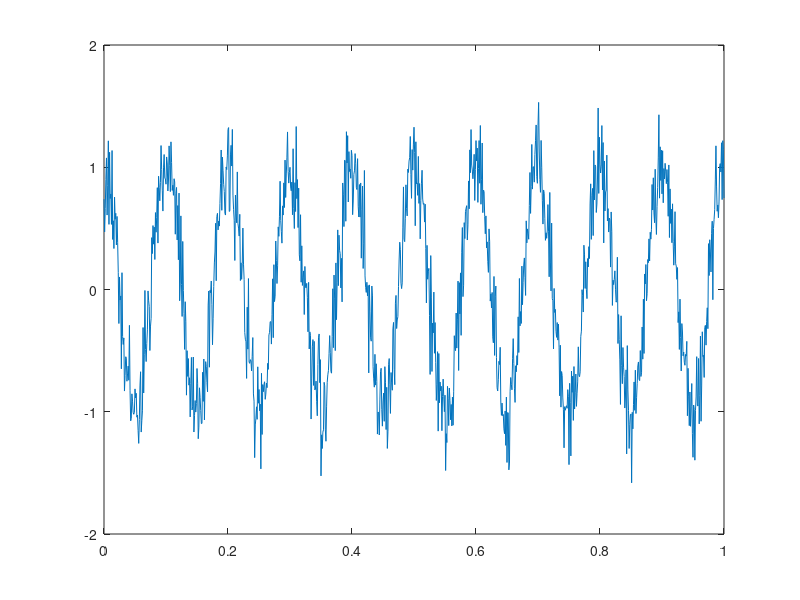
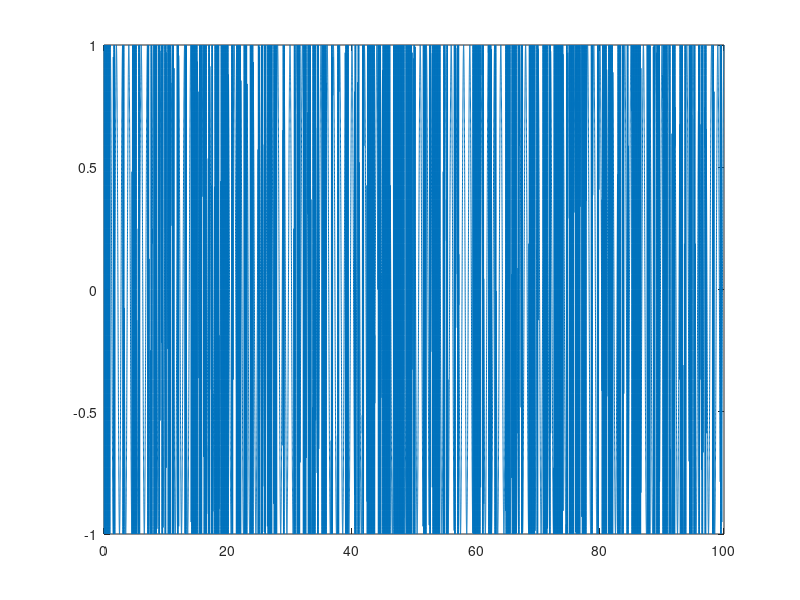
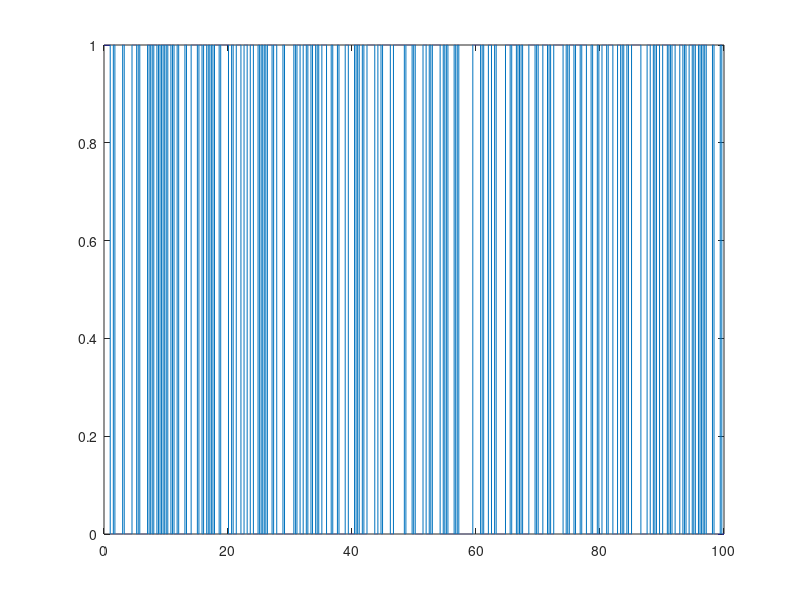

Write MATLAB code to recreate these figures, in order. (Note: this script raises an error after producing the figures.)
% Establish Fs
Fs = 1000;

% Define Sampling Period
T = 1/Fs;

% Define Length of Signal in time (ms)
L = 100000; % Same as 1 second

% Number of samples per sine_wave
number_of_samples = 360;

% Create time array for symbols with sampling period
t = (0:L-1)*T;

% Binary signal
binary_signal = zeros(1,length(t));

% Output Y signal
y = zeros(1,length(t));

% Generate first random value
%rand_value = randi([0 1]);
rand_value = 1;

% Assign first random value to binary signal
binary_signal(1,1) = rand_value;

% FSK Center Frequencies
Fc1 = 1;
Fc2 = 10;

% Establish Bit Rate
Rb = 250;

% Number of Samples
num_samples = (Fs/Rb)*(L/Fs);

% Create Feature Matrix
feature_matrix = zeros(num_samples,6);

% Establish Baud Rate
Baud_rate = 250;

for i=1:(length(t))
    
    if(mod(i,(Fs/4)+1) == 0)
        rand_value = randi([0 1]);
        binary_signal(1,i) = rand_value;
            if(rand_value == 0)
                y(1,i) = cos(2*pi*t(1,i)*Fc1);
            else
                y(1,i) = cos(2*pi*t(1,i)*Fc2);
            end

    else
            binary_signal(1,i) = rand_value;
            if(rand_value == 0)
                y(1,i) = cos(2*pi*t(1,i)*Fc1);
            else
                y(1,i) = cos(2*pi*t(1,i)*Fc2);
            end
    end
end

% SNR to be kept while adding AWGN
SNR = 10;

%Add White Guassian Noise to signal
y_awgn = awgn(y,SNR,'measured');

figure(1)
plot(t(1:1001),y_awgn(1:1001))


figure(2)
plot(t,y)

figure(3)
plot(t,binary_signal)

% Create matrix for amplitude normalized
amplitude_normalized = zeros(1,length(t));

% Create matrix for normalized-centered instantaneous amplitude
normalized_centered_instantaneous_amplitude = zeros(1,length(t));

% Create matrix for unwrapped phase
unwrapped_phase = zeros(1,length(t));

% Create matrix for centered non linear instantaneous phase
centered_non_inear_instantaneous_phase = zeros(1,length(t));

% Create matrix for frequency at normalized value
normalized_frequency = zeros(1,length(t));

% Create matrix for hilbert transform
x = hilbert(y_awgn);

% Create matrix for instantaneous phase
phi = angle(x); 

j = 0;

while j ~= num_samples

    average_instataneous_amplitude = 0;

    % Compute Average Instantaneous Amplitude
    for i=(j*Fs/4)+1:(j+1)*(Fs/4)
        average_instataneous_amplitude = (y_awgn(1,i)) + average_instataneous_amplitude;
    end

    average_instataneous_amplitude = (1/(Fs/4))*average_instataneous_amplitude;


    % Compute the Value of the Normalized Amplitude
    for i=(j*Fs/4)+1:(j+1)*(Fs/4)
        amplitude_normalized(1,i) = (y_awgn(1,i))/average_instataneous_amplitude;
    end

    % Compute the Value of the Centered Normalized Instantaneous Amplitude
    for i=(j*Fs/4)+1:(j+1)*(Fs/4)
        normalized_centered_instantaneous_amplitude(1,i) = amplitude_normalized(1,i)-1;
    end


    standard_deviation_instantaneous_amplitude = 0;
    sum_acn_squared = 0;
    sum_acn = 0;
    for i=(j*Fs/4)+1:(j+1)*(Fs/4)
        sum_acn_squared = sum_acn_squared + normalized_centered_instantaneous_amplitude(1,i).^2;
        sum_acn = sum_acn + abs(normalized_centered_instantaneous_amplitude(1,i));
    end

    sum_acn_squared = (1/Fs/4)*sum_acn_squared;
    sum_acn = ((1/Fs/4)*sum_acn).^2;
    standard_deviation_instantaneous_amplitude = sqrt(sum_acn_squared-sum_acn);

    feature_matrix(j+1,1) = standard_deviation_instantaneous_amplitude;

    % Compute the normalized-centered instantaneous amplitude of the intercepted signal
    gamma_max = fft(normalized_centered_instantaneous_amplitude,Fs/4).^2;

    feature_matrix(j+1,2) = max(gamma_max);
    
    % Find all frequencies
    %figure(4)
    %plot(t(1,1:Fs/4),(Fs/4)*abs(gamma_max),"LineWidth",3)

    % Declare the array for the unwrapped phase
    unwrapped_phase(1,(j*Fs/4)+1:(j+1)*(Fs/4)) = wrapTo2Pi( unwrap(y_awgn(1,(j*Fs/4)+1:(j+1)*(Fs/4))) );


    % Compute the Value of the Centered Normalized Instantaneous Amplitude
    for i=(j*Fs/4)+1:(j+1)*(Fs/4)
        if(binary_signal(1,i) == 0)
            centered_non_inear_instantaneous_phase(1,i) = unwrapped_phase(1,i) - ((2*pi*(Fc1)*(i-(j*Fs/4)))/Fs);
        else
            centered_non_inear_instantaneous_phase(1,i) = unwrapped_phase(1,i) - ((2*pi*(Fc2)*(i-(j*Fs/4)))/Fs);
        end
    end

    standard_deviation_instantaneous_phase = 0;

    % Compute the Value of the Centered Normalized Instantaneous Amplitude
    sum_unwrapped_squared = 0;
    sum_unwrapped = 0;
    for i=(j*Fs/4)+1:(j+1)*(Fs/4)
        sum_unwrapped_squared = sum_unwrapped_squared + centered_non_inear_instantaneous_phase(1,i).^2;
        sum_unwrapped = sum_unwrapped + abs(centered_non_inear_instantaneous_phase(1,i));
    end

    sum_unwrapped_squared = (1/Fs/4)*sum_unwrapped_squared;
    sum_unwrapped = (1/Fs/4)*sum_unwrapped;

    standard_deviation_instantaneous_phase = sqrt(sum_unwrapped_squared-sum_unwrapped);

    feature_matrix(j+1,3) = standard_deviation_instantaneous_phase;

    standard_deviation_direct_phase = 0;

    % Compute the Value of the Centered Normalized Instantaneous Amplitude
    sum_unwrapped_direct_squared = 0;
    sum_unwrapped_direct = 0;
    for i=(j*Fs/4)+1:(j+1)*(Fs/4)
        sum_unwrapped_direct_squared = sum_unwrapped_direct_squared + centered_non_inear_instantaneous_phase(1,i).^2;
        sum_unwrapped_direct = sum_unwrapped_direct + (centered_non_inear_instantaneous_phase(1,i));
    end

    sum_unwrapped_direct_squared = ((1/Fs/4)*sum_unwrapped_direct_squared);
    sum_unwrapped_direct = ((1/Fs/4)*sum_unwrapped_direct).^2;

    standard_deviation_direct_phase = sqrt(sum_unwrapped_direct_squared-sum_unwrapped_direct);

    feature_matrix(j+1,4) = standard_deviation_direct_phase;

    % Compute average frequency over sample, which will be the same over one
    % symbol
    sum_frequency = 0;
    for i=(j*Fs/4)+1:(j+1)*(Fs/4)
        if(binary_signal(1,i) == 0)
            sum_frequency = sum_frequency + (1/(Fs/4))*1;
        else
            sum_frequency = sum_frequency + (1/(Fs/4))*8;
        end
    end

    for i=(j*Fs/4)+1:(j+1)*(Fs/4)
        if(binary_signal(1,i) == 0)
            normalized_frequency(1,i) = (((Fc1-sum_frequency)/Rb)*Rb ) - Baud_rate; 
        else
            normalized_frequency(1,i) = (((Fc2-sum_frequency)/Rb)*Rb ) - Baud_rate; 
        end    
    end

    % Standard Deviation of Absolute Value of Instantaneous Frequency
    deviation_instantaneous_frequency = 0;

    % Compute the Value of the Centered Normalized Instantaneous Frequency
    sum_frequency_squared = 0;
    sum_frequency = 0;
    for i=(j*Fs/4)+1:(j+1)*(Fs/4)
        sum_frequency_squared = sum_frequency_squared + normalized_frequency(1,i).^2;
        sum_frequency = sum_frequency + abs(normalized_frequency(1,i));
    end

    sum_frequency_squared = ((1/Fs/4)*sum_frequency_squared);
    sum_frequency = ((1/Fs/4)*sum_frequency).^2;

    deviation_instantaneous_frequency = sqrt(sum_frequency_squared-sum_frequency);

    feature_matrix(j+1,5) = deviation_instantaneous_frequency;

    feature_matrix(j+1,6) = 3;

    j = j + 1;
end

writematrix(feature_matrix,'fsk2_test_data.xls')
